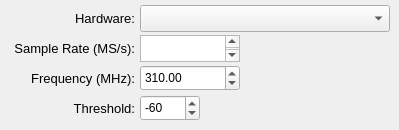
    <widget class="QWidget" name="page_19">
     <widget class="QLabel" name="label2_rf_power_threshold_sample_rate">
      <property name="geometry">
       <rect>
        <x>5</x>
        <y>40</y>
        <width>130</width>
        <height>16</height>
       </rect>
      </property>
      <property name="font">
       <font>
        <pointsize>10</pointsize>
       </font>
      </property>
      <property name="text">
       <string>Sample Rate (MS/s):</string>
      </property>
      <property name="alignment">
       <set>Qt::AlignRight|Qt::AlignTrailing|Qt::AlignVCenter</set>
      </property>
     </widget>
     <widget class="QTextEdit" name="textEdit_rf_power_threshold_sample_rate">
      <property name="geometry">
       <rect>
        <x>140</x>
        <y>35</y>
        <width>100</width>
        <height>27</height>
       </rect>
      </property>
      <property name="font">
       <font>
        <pointsize>11</pointsize>
       </font>
      </property>
      <property name="tabChangesFocus">
       <bool>true</bool>
      </property>
      <property name="readOnly">
       <bool>false</bool>
      </property>
     </widget>
     <widget class="QLabel" name="label2_rf_power_threshold_threshold">
      <property name="geometry">
       <rect>
        <x>0</x>
        <y>100</y>
        <width>135</width>
        <height>16</height>
       </rect>
      </property>
      <property name="font">
       <font>
        <pointsize>10</pointsize>
       </font>
      </property>
      <property name="text">
       <string>Threshold:</string>
      </property>
      <property name="alignment">
       <set>Qt::AlignRight|Qt::AlignTrailing|Qt::AlignVCenter</set>
      </property>
     </widget>
     <widget class="QLabel" name="label2_rf_power_threshold_hardware">
      <property name="geometry">
       <rect>
        <x>0</x>
        <y>10</y>
        <width>135</width>
        <height>16</height>
       </rect>
      </property>
      <property name="font">
       <font>
        <pointsize>10</pointsize>
       </font>
      </property>
      <property name="text">
       <string>Hardware:</string>
      </property>
      <property name="alignment">
       <set>Qt::AlignRight|Qt::AlignTrailing|Qt::AlignVCenter</set>
      </property>
     </widget>
     <widget class="QSpinBox" name="spinBox_rf_power_threshold_threshold">
      <property name="geometry">
       <rect>
        <x>140</x>
        <y>95</y>
        <width>60</width>
        <height>26</height>
       </rect>
      </property>
      <property name="minimum">
       <number>-80</number>
      </property>
      <property name="maximum">
       <number>50</number>
      </property>
      <property name="value">
       <number>-60</number>
      </property>
     </widget>
     <widget class="QComboBox" name="comboBox_rf_power_threshold_hardware">
      <property name="geometry">
       <rect>
        <x>140</x>
        <y>5</y>
        <width>250</width>
        <height>27</height>
       </rect>
      </property>
     </widget>
     <widget class="QLabel" name="label2_rf_power_threshold_frequency">
      <property name="geometry">
       <rect>
        <x>25</x>
        <y>70</y>
        <width>110</width>
        <height>16</height>
       </rect>
      </property>
      <property name="font">
       <font>
        <pointsize>10</pointsize>
       </font>
      </property>
      <property name="text">
       <string>Frequency (MHz):</string>
      </property>
      <property name="alignment">
       <set>Qt::AlignRight|Qt::AlignTrailing|Qt::AlignVCenter</set>
      </property>
     </widget>
     <widget class="QDoubleSpinBox" name="doubleSpinBox_rf_power_threshold_frequency">
      <property name="geometry">
       <rect>
        <x>140</x>
        <y>65</y>
        <width>100</width>
        <height>26</height>
       </rect>
      </property>
      <property name="decimals">
       <number>2</number>
      </property>
      <property name="minimum">
       <double>30.000000000000000</double>
      </property>
      <property name="maximum">
       <double>6000.000000000000000</double>
      </property>
      <property name="singleStep">
       <double>0.100000000000000</double>
      </property>
      <property name="value">
       <double>310.000000000000000</double>
      </property>
     </widget>
    </widget>
